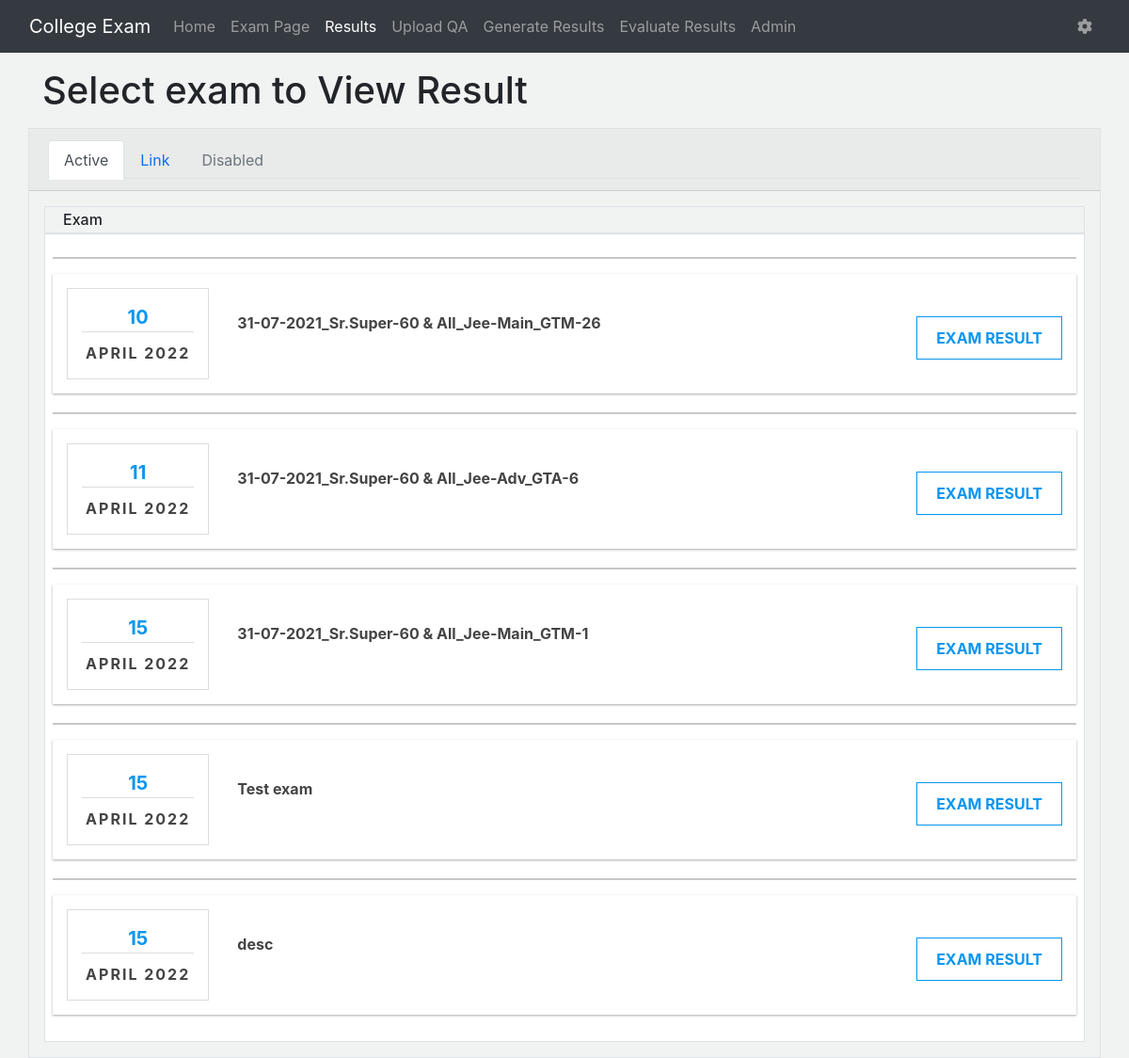
The page /exam/results/ (signed in) on the database its author committed.
### exam/models.py (models this page shows, shortened)
class ExamData(models.Model):
	title = models.CharField(max_length=50)
	start_time = models.CharField(max_length=10)
	end_time = models.CharField(max_length=10)
	total_time = models.CharField(max_length=10)
	exam_id = models.IntegerField(unique=True)
	type = models.CharField(max_length=100, default="custom-21")
	date = models.DateField()
	status = models.BooleanField(default=False)
	class Meta:
		verbose_name = "ExamData"
		verbose_name_plural = "ExamDatas"

### exam/views.py (the view)
# urls.py: path('results/', views.results, name="results"),
@transaction.atomic
def results(request):
	if request.user.is_anonymous:
		return redirect("login")
	allexams = []
	examlist = ExamData.objects.all()
	for exam in examlist:
		allexams.append({
			'title': exam.title, 'examid': int(exam.exam_id),
			'day': exam.date.day, 'month': calendar.month_name[exam.date.month], 'year': exam.date.year
		})
	content = {
		'allexams': allexams,
		'active': 'results'
	}
	return render(request, "results.html", content)

### templates/results.html (shortened to what this page needs)
{% extends 'base.html' %}
{% block body %}
    <div class="container my-3">
        <h1>Select exam to View Result</h1>
    </div>
    <div class="container border p-0">
        <div class="card-header">
            <ul class="nav nav-tabs">
                <li class="nav-item">
                    <a class="nav-link active" aria-current="true" href="#">Active</a>
                </li>
                <li class="nav-item">
                    <a class="nav-link" href="#">Link</a>
                </li>
                <li class="nav-item">
                    <a class="nav-link disabled" href="#" tabindex="-1" aria-disabled="true">Disabled</a>
                </li>
            </ul>
        </div>
		{% if allexams|length %}
        <div class="container p-3">
            <div class="container p-0">
                <div class="container border">
                    <h6 class="sorting m-0 p-1">Exam</h6>
                </div>
                <div class="container p-2 border" style="background-color: #fff;">
                    {% for exams in allexams %}
                    <hr class="">
                    <div id="takeExamId{{exams.examid}}">
                        <div class="box-card" style="border-radius: 0;">
                            <div class="row">
                                <div class="col-md-2 col-sm-3 col-xs-4">
                                    <div class="box-date text-center" style="border-radius: 0;">
                                        <ul>
                                            <li class="t-date"><span>{{exams.day}}</span>
                                            </li>
                                            <li class="t-month"><span>{{exams.month}} {{exams.year}}</span></li>
                                        </ul>
                                    </div>
                                </div>
                                <div class="col-md-6 col-sm-6 col-xs-8">
                                    <div class="box-subject">
                                        <ul>
                                            <li class="t-subject">
                                            <span class="left">{{exams.title |safe}}</span>
                                            </li>
                                        </ul>
                                    </div>
                                </div>
                                <div class="col-md-4 col-sm-3">
                                    <div class="box-button">
                                        <button type="button" class="btn-guest pull-right"
                                            id="getStartExamButtonId{{exams.examid}}" style="border-radius: 0;"
                                            onclick="resultView('{{exams.examid}}')">EXAM RESULT</button>
                                    </div>
                                </div>
                            </div>
                        </div>
                    </div>
                    {% endfor %}
                </div>
            </div>
        </div>
        {% else %}
    	<div class="alert alert-primary" role="alert">
        	No Exam Results available
    	</div>
    	{% endif %}
    </div>
    <link rel="stylesheet" href="https://cdnjs.cloudflare.com/ajax/libs/font-awesome/4.7.0/css/font-awesome.min.css">
{% endblock body %}

### templates/base.html (shortened to what this page needs)
<!DOCTYPE html>
<html lang="en">
<head>
    <link rel="stylesheet" href="/static/bootstrap-5.0.1/css/bootstrap.min.css">
    <link href="http://cdnjs.cloudflare.com/ajax/libs/font-awesome/4.3.0/css/font-awesome.css" rel="stylesheet"  type='text/css'>
    <link rel="stylesheet" href="https://stackpath.bootstrapcdn.com/bootstrap/4.2.1/css/bootstrap.min.css">
</head>
<body>
    <nav class="navbar navbar-expand-lg navbar-dark bg-dark">
        <div class="container-fluid">
            <a class="navbar-brand" href="/">College Exam</a>
            <div class="collapse navbar-collapse" id="navbarSupportedContent">
                <ul class="navbar-nav me-auto mb-2 mb-lg-0">
                    <li class="nav-item">
                        <a class="nav-link {% if active == 'home' %}active{% endif %}" aria-current="page" href="/">Home</a>
                    </li>
                    <li class="nav-item">
                        <a class="nav-link {% if active == 'exam' %}active{% endif %}" href="/exam">Exam Page</a>
                    </li>
                    <li class="nav-item">
                        <a class="nav-link {% if active == 'results' %}active{% endif %}" href="/exam/results{% if user.is_staff %}/students{% endif %}">Results</a>
                    </li>
                    {% if user.is_staff %}
                    <li class="nav-item">
                        <a class="nav-link {% if active == 'upload' %}active{% endif %}" href="/exam/upload/">Upload QA</a>
                    </li>
                    <li class="nav-item">
                        <a class="nav-link {% if active == 'generate' %}active{% endif %}" href="/exam/results/generate">Generate Results</a>
                    </li>
                    <li class="nav-item">
                        <a class="nav-link {% if active == 'evaluate' %}active{% endif %}" href="/exam/results/evaluate">Evaluate Results</a>
                    </li>
                    <li class="nav-item">
                        <a class="nav-link" href="/admin">Admin</a>
                    </li>
                    {% endif %}
                </ul>
                <ul class="navbar-nav ml-auto">
                    <li class="nav-item dropdown">
                        <a class="nav-link" data-toggle="dropdown" href="#" aria-expanded="false">
                            <i class="fas fa-cog"></i>
                        </a>
                    </li>
                </ul>
            </div>
        </div>
    </nav>
    {% block body %}{% endblock body %}
</body>
</html>

### templates/results.html (style rules this page uses)
.box-card { background: #fff; border-radius: 6px; box-shadow: 0 1px 3px rgba(0, 0, 0, 0.12), 0 1px 2px rgba(0, 0, 0, 0.24); transition: all 0.3s cubic-bezier(.25, .8, .25, 1); margin-bottom: 20px; padding: 15px; }
.box-date { padding: 15px; border: 1px solid #ddd; border-radius: 6px }
.t-date { color: #0a96ee; font-size: 20px; font-weight: bold; border-bottom: 1px solid #ddd; }
.t-month { color: #444444; font-size: 16px; font-weight: bold; letter-spacing: 2px; text-transform: uppercase; padding-top: 10px; }
.box-subject { padding: 20px 0; }
.box-subject li { padding: 5px 0 }
.t-subject { font-size: 16px; font-weight: bold; color: #444444 }
.box-button { padding: 20px 0 }
.btn-guest { border: 1px solid #0a96ee; border-radius: 6px; background: #fff; color: #0a96ee; padding: 10px 20px; font-weight: bold; margin-top: 10px }
ul { margin: 0; padding: 0 }
li { list-style: none }

### templates/base.html (style rules this page uses)
body { background-color: rgb(241, 242, 242); }

### rows shown on the page
ExamData: title "31-07-2021_Sr.Super-60 & All_Jee-Main_GTM-26"
ExamData: title "31-07-2021_Sr.Super-60 & All_Jee-Adv_GTA-6"
ExamData: title "31-07-2021_Sr.Super-60 & All_Jee-Main_GTM-1"
ExamData: title "Test exam"
ExamData: title "desc"

### other values the page prints
{{ exams.day }} "10" "11" "15" "15" "15"
{{ exams.month }} "APRIL" "APRIL" "APRIL" "APRIL" "APRIL"
{{ exams.year }} "2022" "2022" "2022" "2022" "2022"
